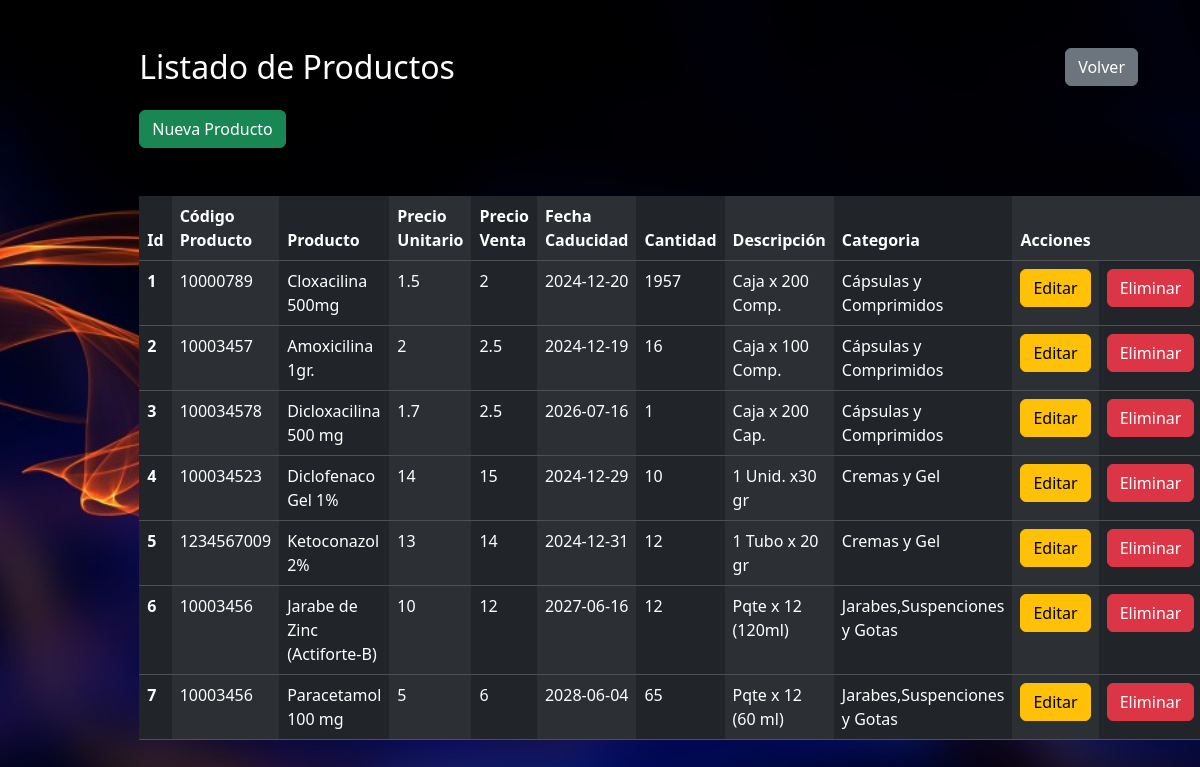
The page /productos on the database its author committed.
### tables this page shows
CREATE TABLE producto (
        id_pro INTEGER PRIMARY KEY,
        cod_pro INTEGER NOT NULL,
        nombre_pro TEXT UNIQUE NOT NULL,
        precio_unitario INTEGER NOT NULL,
        precio_de_venta INTEGER NOT NULL,
        fecha_caducidad TEXT NOT NULL,
        cantidad INTEGER NOT NULL,
        descripcion TEXT NOT NULL,
        cod_cate INTEGER NOT NULL,
        FOREIGN KEY (cod_cate) REFERENCES categoria (cod_cate)
        );

CREATE TABLE categoria (
        cod_cate INTEGER PRIMARY KEY,
        nombre_cate TEXT NOT NULL,
        cod_prov INTEGER NOT NULL,
        FOREIGN KEY (cod_prov) REFERENCES proveedores (cod_prov)
        );

### app.py (the view)
@app.route("/productos")
def productos():
    conn=sqlite3.connect("sistema_farmacia.db")
    conn.row_factory=sqlite3.Row
    cursor=conn.cursor()
    cursor.execute('''
        SELECT producto.id_pro, producto.cod_pro, producto.nombre_pro, producto.precio_unitario,
               producto.precio_de_venta, producto.fecha_caducidad, producto.cantidad,
               producto.descripcion, categoria.nombre_cate AS nombre_categoria
        FROM producto
        JOIN categoria ON producto.cod_cate = categoria.cod_cate
    ''')
    productos=cursor.fetchall()
    return render_template("productos/listar_productos.html", productos=productos)

### templates/productos/listar_productos.html (shortened to what this page needs)
<!doctype html>
<html lang="es">
  <head>
    <link href="https://cdn.jsdelivr.net/npm/bootstrap@5.3.3/dist/css/bootstrap.min.css" rel="stylesheet">
    <link rel="stylesheet" href="{{ url_for('static', filename='css/estilos_registro_usuario.css') }}">
    <link rel="stylesheet" href="https://cdnjs.cloudflare.com/ajax/libs/sweetalert/2.1.2/sweetalert.min.css">
  </head>
<body>
    <div class="container mt-5">
        <a href="/admin/dashboard" class="btn btn-secondary volver">Volver</a>
        <div class="row justify-content-center">
            <div class="col-12 col-md-10">
                <h2>Listado de Productos</h2>
                <a href="/productos/nuevo" class="btn btn-success mt-3">Nueva Producto</a>
                <table class="table table-hover table-dark table-striped-columns mt-5">
                    <thead>
                        <tr>
                            <th scope="col">Id</th>
                            <th scope="col">Código Producto</th>
                            <th scope="col">Producto</th>
                            <th scope="col">Precio Unitario</th>
                            <th scope="col">Precio Venta</th>
                            <th scope="col">Fecha Caducidad</th>
                            <th scope="col">Cantidad</th>
                            <th scope="col">Descripción</th>
                            <th scope="col">Categoria</th>
                            <th colspan="2">Acciones</th>
                        </tr>
                    </thead>
                    <tbody>
                        {% for item in productos %}
                        <tr>
                            <th scope="row">{{item['id_pro']}}</th>
                            <td>{{item['cod_pro']}}</td>
                            <td>{{item['nombre_pro']}}</td>
                            <td>{{item['precio_unitario']}}</td>
                            <td>{{item['precio_de_venta']}}</td>
                            <td>{{item['fecha_caducidad']}}</td>
                            <td>{{item['cantidad']}}</td>
                            <td>{{item['descripcion']}}</td>
                            <td>{{item['nombre_categoria']}}</td>
                            <td><a href="/productos/editar/{{item['id_pro']}}" class="btn btn-warning">Editar</a></td>
                            <td><a href="/productos/eliminar/{{item['id_pro']}}"  class="btn btn-danger"onclick="mostrarMensajeEliminado()">Eliminar</a></td>
                        </tr>
                        {% endfor %}
                    </tbody>
                </table>
            </div>
        </div>
    </div>
</body>
</html>

### static/css/estilos_registro_usuario.css (style rules this page uses)
body { padding-top: 0px; background-image: url('../imagenes/fondo_login.jpg'); background-size: cover; background-repeat: no-repeat; background-position: center; height:750px; color:#ffffff; }
.volver { float: right; margin-right: 20px; }

### rows shown on the page
producto: id_pro "1", cod_pro "10000789", nombre_pro "Cloxacilina 500mg", precio_unitario "1.5", precio_de_venta "2", fecha_caducidad "2024-12-20", cantidad "1957", descripcion "Caja x 200 Comp.", nombre_categoria "Cápsulas y Comprimidos"
producto: id_pro "2", cod_pro "10003457", nombre_pro "Amoxicilina 1gr.", precio_unitario "2", precio_de_venta "2.5", fecha_caducidad "2024-12-19", cantidad "16", descripcion "Caja x 100 Comp.", nombre_categoria "Cápsulas y Comprimidos"
producto: id_pro "3", cod_pro "100034578", nombre_pro "Dicloxacilina 500 mg", precio_unitario "1.7", precio_de_venta "2.5", fecha_caducidad "2026-07-16", cantidad "1", descripcion "Caja x 200 Cap.", nombre_categoria "Cápsulas y Comprimidos"
producto: id_pro "4", cod_pro "100034523", nombre_pro "Diclofenaco Gel 1%", precio_unitario "14", precio_de_venta "15", fecha_caducidad "2024-12-29", cantidad "10", descripcion "1 Unid. x30 gr", nombre_categoria "Cremas y Gel"
producto: id_pro "5", cod_pro "1234567009", nombre_pro "Ketoconazol 2%", precio_unitario "13", precio_de_venta "14", fecha_caducidad "2024-12-31", cantidad "12", descripcion "1 Tubo x 20 gr", nombre_categoria "Cremas y Gel"
producto: id_pro "6", cod_pro "10003456", nombre_pro "Jarabe de Zinc (Actiforte-B)", precio_unitario "10", precio_de_venta "12", fecha_caducidad "2027-06-16", cantidad "12", descripcion "Pqte x 12 (120ml)", nombre_categoria "Jarabes,Suspenciones y Gotas"
producto: id_pro "7", cod_pro "10003456", nombre_pro "Paracetamol 100 mg", precio_unitario "5", precio_de_venta "6", fecha_caducidad "2028-06-04", cantidad "65", descripcion "Pqte x 12 (60 ml)", nombre_categoria "Jarabes,Suspenciones y Gotas"
